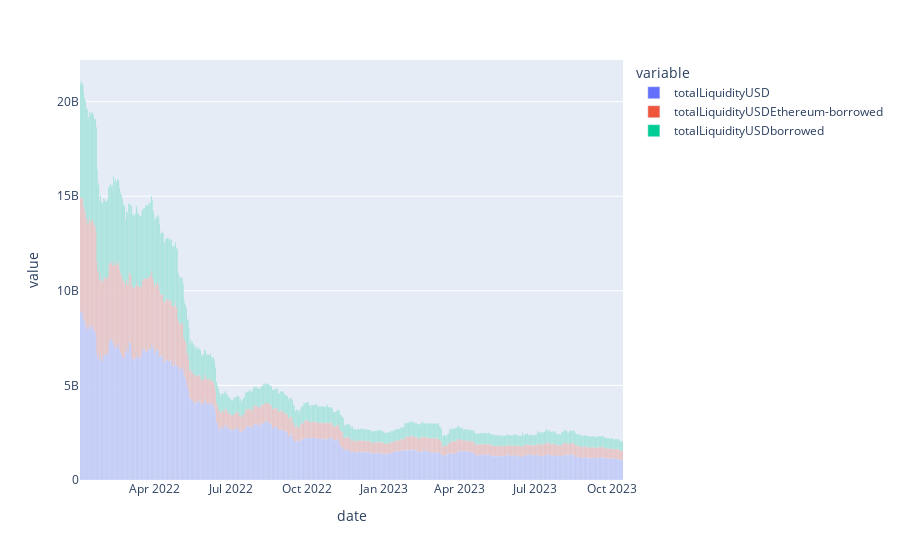

This figure's notebook cell:
### Code cell
import plotly.express as px

cols = list(df.columns)
cols.remove('date')

px.bar(df[df.date > '2022-01-01'], x='date', y=cols)

### Figure 1 — Plotly figure (JSON) as saved in the notebook; plotly's stock layout.template omitted (floating-point values rounded to 4 significant figures; data arrays with more than 128 entries replaced by an {"elided": "..."} marker saying what was removed)
{"data": [{"alignmentgroup": "True", "hovertemplate": "variable=totalLiquidityUSD<br>date=%{x}<br>value=%{y}<extra></extra>", "legendgroup": "totalLiquidityUSD", "marker": {"color": "#636efa", "pattern": {"shape": ""}}, "name": "totalLiquidityUSD", "offsetgroup": "totalLiquidityUSD", "orientation": "v", "showlegend": true, "textposition": "auto", "type": "bar", "x": {"elided": "651 str values"}, "xaxis": "x", "y": {"elided": "651 float values"}, "yaxis": "y"}, {"alignmentgroup": "True", "hovertemplate": "variable=totalLiquidityUSDEthereum-borrowed<br>date=%{x}<br>value=%{y}<extra></extra>", "legendgroup": "totalLiquidityUSDEthereum-borrowed", "marker": {"color": "#EF553B", "pattern": {"shape": ""}}, "name": "totalLiquidityUSDEthereum-borrowed", "offsetgroup": "totalLiquidityUSDEthereum-borrowed", "orientation": "v", "showlegend": true, "textposition": "auto", "type": "bar", "x": {"elided": "651 str values"}, "xaxis": "x", "y": {"elided": "651 float values"}, "yaxis": "y"}, {"alignmentgroup": "True", "hovertemplate": "variable=totalLiquidityUSDborrowed<br>date=%{x}<br>value=%{y}<extra></extra>", "legendgroup": "totalLiquidityUSDborrowed", "marker": {"color": "#00cc96", "pattern": {"shape": ""}}, "name": "totalLiquidityUSDborrowed", "offsetgroup": "totalLiquidityUSDborrowed", "orientation": "v", "showlegend": true, "textposition": "auto", "type": "bar", "x": {"elided": "651 str values"}, "xaxis": "x", "y": {"elided": "651 float values"}, "yaxis": "y"}], "layout": {"barmode": "relative", "legend": {"title": {"text": "variable"}, "tracegroupgap": 0}, "margin": {"t": 60}, "xaxis": {"anchor": "y", "domain": [0, 1], "title": {"text": "date"}}, "yaxis": {"anchor": "x", "domain": [0, 1], "title": {"text": "value"}}}}
